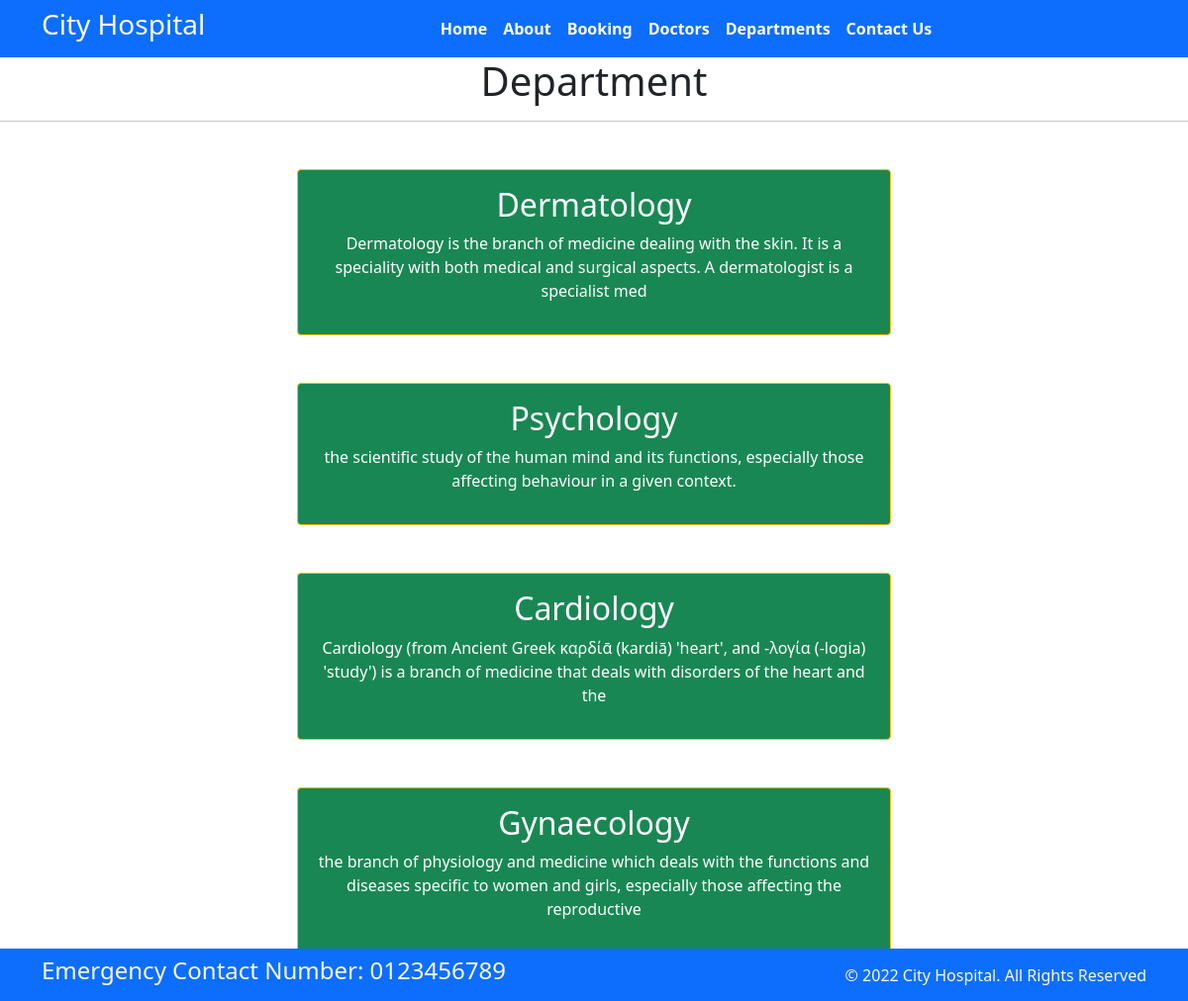
Screenshot of /department with the database file from the repository.
### home/models.py (models this page shows, shortened)
class Department(models.Model):
    dep_name = models.CharField(max_length=155)
    dep_description = models.TextField(max_length=155)

### home/views.py (the view)
# urls.py: path('department',views.department,name='department'),
def department(request):
    instances = Department.objects.all()
    context ={
        'instances':Department.objects.all()
    }
    return render(request,'department.html',context=context)

### templates/department.html (shortened to what this page needs)
{% extends 'base.html'%}
{% block content %}
<h1 class="text-center">Department</h1>
<hr/>
{% for d in instances %}
<div class="w-50 mx-auto my-5 p-3 text-white text-center bg-success border border-warning rounded">
    <h2>{{d.dep_name}}</h2>
    <p>{{d.dep_description}}</p>
</div>
{% endfor %}
{% endblock %}

### rows the page displays
Department: dep_name "Dermatology", dep_description "Dermatology is the branch of medicine dealing with the skin. It is a speciality with both medical and surgical aspects. A dermatologist is a specialist med"
Department: dep_name "Psychology", dep_description "the scientific study of the human mind and its functions, especially those affecting behaviour in a given context."
Department: dep_name "Cardiology", dep_description "Cardiology (from Ancient Greek καρδίᾱ (kardiā) 'heart', and -λογία (-logia) 'study') is a branch of medicine that deals with disorders of the heart and the"
Department: dep_name "Gynaecology", dep_description "the branch of physiology and medicine which deals with the functions and diseases specific to women and girls, especially those affecting the reproductive"
